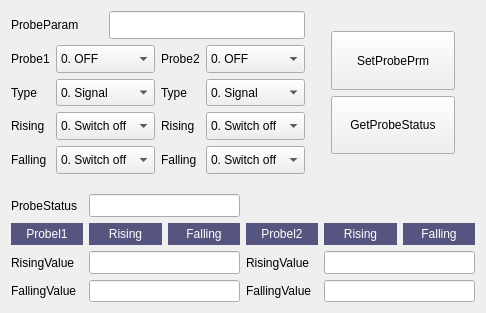
<?xml version="1.0" encoding="UTF-8"?>
<ui version="4.0">
 <class>ecatProb</class>
 <widget class="QWidget" name="ecatProb">
  <property name="geometry">
   <rect>
    <x>0</x>
    <y>0</y>
    <width>486</width>
    <height>313</height>
   </rect>
  </property>
  <property name="windowTitle">
   <string>ecatProb</string>
  </property>
  <property name="styleSheet">
   <string notr="true">QComboBox QAbstractItemView::item { min-height: 40px; min-width: 60px; }</string>
  </property>
  <layout class="QVBoxLayout" name="verticalLayout_2" stretch="3,2">
   <property name="spacing">
    <number>20</number>
   </property>
   <item>
    <layout class="QHBoxLayout" name="horizontalLayout">
     <item>
      <layout class="QGridLayout" name="gridLayout">
       <property name="verticalSpacing">
        <number>6</number>
       </property>
       <item row="0" column="0" colspan="2">
        <widget class="QLabel" name="label_9">
         <property name="text">
          <string>ProbeParam</string>
         </property>
        </widget>
       </item>
       <item row="0" column="2" colspan="3">
        <widget class="QLineEdit" name="lineEdit_probelPrm">
         <property name="sizePolicy">
          <sizepolicy hsizetype="Expanding" vsizetype="Preferred">
           <horstretch>0</horstretch>
           <verstretch>0</verstretch>
          </sizepolicy>
         </property>
         <property name="readOnly">
          <bool>true</bool>
         </property>
        </widget>
       </item>
       <item row="1" column="0">
        <widget class="QLabel" name="label">
         <property name="text">
          <string>Probe1</string>
         </property>
        </widget>
       </item>
       <item row="1" column="1" colspan="2">
        <widget class="QComboBox" name="comboBox_probel1">
         <property name="sizePolicy">
          <sizepolicy hsizetype="Preferred" vsizetype="Preferred">
           <horstretch>0</horstretch>
           <verstretch>0</verstretch>
          </sizepolicy>
         </property>
         <item>
          <property name="text">
           <string>0. OFF</string>
          </property>
         </item>
         <item>
          <property name="text">
           <string>1. Enable</string>
          </property>
         </item>
        </widget>
       </item>
       <item row="1" column="3">
        <widget class="QLabel" name="label_5">
         <property name="text">
          <string>Probe2</string>
         </property>
        </widget>
       </item>
       <item row="1" column="4">
        <widget class="QComboBox" name="comboBox_probel2">
         <property name="sizePolicy">
          <sizepolicy hsizetype="Preferred" vsizetype="Preferred">
           <horstretch>0</horstretch>
           <verstretch>0</verstretch>
          </sizepolicy>
         </property>
         <item>
          <property name="text">
           <string>0. OFF</string>
          </property>
         </item>
         <item>
          <property name="text">
           <string>1. Enable</string>
          </property>
         </item>
        </widget>
       </item>
       <item row="2" column="0">
        <widget class="QLabel" name="label_2">
         <property name="text">
          <string>Type</string>
         </property>
        </widget>
       </item>
       <item row="2" column="1" colspan="2">
        <widget class="QComboBox" name="comboBox_type1">
         <property name="sizePolicy">
          <sizepolicy hsizetype="Preferred" vsizetype="Preferred">
           <horstretch>0</horstretch>
           <verstretch>0</verstretch>
          </sizepolicy>
         </property>
         <item>
          <property name="text">
           <string>0. Signal</string>
          </property>
         </item>
         <item>
          <property name="text">
           <string>1. Continous</string>
          </property>
         </item>
        </widget>
       </item>
       <item row="2" column="3">
        <widget class="QLabel" name="label_6">
         <property name="text">
          <string>Type</string>
         </property>
        </widget>
       </item>
       <item row="2" column="4">
        <widget class="QComboBox" name="comboBox_type2">
         <property name="sizePolicy">
          <sizepolicy hsizetype="Preferred" vsizetype="Preferred">
           <horstretch>0</horstretch>
           <verstretch>0</verstretch>
          </sizepolicy>
         </property>
         <item>
          <property name="text">
           <string>0. Signal</string>
          </property>
         </item>
         <item>
          <property name="text">
           <string>1. Continous</string>
          </property>
         </item>
        </widget>
       </item>
       <item row="3" column="0">
        <widget class="QLabel" name="label_3">
         <property name="text">
          <string>Rising</string>
         </property>
        </widget>
       </item>
       <item row="3" column="1" colspan="2">
        <widget class="QComboBox" name="comboBox_rising1">
         <property name="sizePolicy">
          <sizepolicy hsizetype="Preferred" vsizetype="Preferred">
           <horstretch>0</horstretch>
           <verstretch>0</verstretch>
          </sizepolicy>
         </property>
         <item>
          <property name="text">
           <string>0. Switch off</string>
          </property>
         </item>
         <item>
          <property name="text">
           <string>1. Switch on</string>
          </property>
         </item>
        </widget>
       </item>
       <item row="3" column="3">
        <widget class="QLabel" name="label_7">
         <property name="text">
          <string>Rising</string>
         </property>
        </widget>
       </item>
       <item row="3" column="4">
        <widget class="QComboBox" name="comboBox_rising2">
         <property name="sizePolicy">
          <sizepolicy hsizetype="Preferred" vsizetype="Preferred">
           <horstretch>0</horstretch>
           <verstretch>0</verstretch>
          </sizepolicy>
         </property>
         <item>
          <property name="text">
           <string>0. Switch off</string>
          </property>
         </item>
         <item>
          <property name="text">
           <string>1. Switch on</string>
          </property>
         </item>
        </widget>
       </item>
       <item row="4" column="0">
        <widget class="QLabel" name="label_4">
         <property name="text">
          <string>Falling</string>
         </property>
        </widget>
       </item>
       <item row="4" column="1" colspan="2">
        <widget class="QComboBox" name="comboBox_falling1">
         <property name="sizePolicy">
          <sizepolicy hsizetype="Preferred" vsizetype="Preferred">
           <horstretch>0</horstretch>
           <verstretch>0</verstretch>
          </sizepolicy>
         </property>
         <item>
          <property name="text">
           <string>0. Switch off</string>
          </property>
         </item>
         <item>
          <property name="text">
           <string>1. Switch on</string>
          </property>
         </item>
        </widget>
       </item>
       <item row="4" column="3">
        <widget class="QLabel" name="label_8">
         <property name="text">
          <string>Falling</string>
         </property>
        </widget>
       </item>
       <item row="4" column="4">
        <widget class="QComboBox" name="comboBox_falling2">
         <property name="sizePolicy">
          <sizepolicy hsizetype="Preferred" vsizetype="Preferred">
           <horstretch>0</horstretch>
           <verstretch>0</verstretch>
          </sizepolicy>
         </property>
         <item>
          <property name="text">
           <string>0. Switch off</string>
          </property>
         </item>
         <item>
          <property name="text">
           <string>1. Switch on</string>
          </property>
         </item>
        </widget>
       </item>
      </layout>
     </item>
     <item>
      <layout class="QVBoxLayout" name="verticalLayout">
       <property name="margin">
        <number>20</number>
       </property>
       <item>
        <widget class="QPushButton" name="pushButton_set">
         <property name="sizePolicy">
          <sizepolicy hsizetype="Minimum" vsizetype="Preferred">
           <horstretch>0</horstretch>
           <verstretch>0</verstretch>
          </sizepolicy>
         </property>
         <property name="text">
          <string>SetProbePrm</string>
         </property>
        </widget>
       </item>
       <item>
        <widget class="QPushButton" name="pushButton_get">
         <property name="sizePolicy">
          <sizepolicy hsizetype="Minimum" vsizetype="Preferred">
           <horstretch>0</horstretch>
           <verstretch>0</verstretch>
          </sizepolicy>
         </property>
         <property name="text">
          <string>GetProbeStatus</string>
         </property>
         <property name="checkable">
          <bool>true</bool>
         </property>
        </widget>
       </item>
      </layout>
     </item>
    </layout>
   </item>
   <item>
    <layout class="QGridLayout" name="gridLayout_2">
     <property name="verticalSpacing">
      <number>6</number>
     </property>
     <item row="0" column="0">
      <widget class="QLabel" name="label_10">
       <property name="text">
        <string>ProbeStatus</string>
       </property>
      </widget>
     </item>
     <item row="1" column="2">
      <widget class="QLabel" name="label_falling1">
       <property name="styleSheet">
        <string notr="true">background-color: rgb(85, 85, 127);
color: rgb(255, 255, 255);
border:0;
</string>
       </property>
       <property name="text">
        <string>Falling</string>
       </property>
       <property name="alignment">
        <set>Qt::AlignCenter</set>
       </property>
      </widget>
     </item>
     <item row="2" column="0">
      <widget class="QLabel" name="label_15">
       <property name="text">
        <string>RisingValue</string>
       </property>
      </widget>
     </item>
     <item row="2" column="1" colspan="2">
      <widget class="QLineEdit" name="lineEdit_risingValue1">
       <property name="sizePolicy">
        <sizepolicy hsizetype="Expanding" vsizetype="Preferred">
         <horstretch>0</horstretch>
         <verstretch>0</verstretch>
        </sizepolicy>
       </property>
       <property name="readOnly">
        <bool>true</bool>
       </property>
      </widget>
     </item>
     <item row="2" column="4">
      <widget class="QLabel" name="label_20">
       <property name="text">
        <string>RisingValue</string>
       </property>
      </widget>
     </item>
     <item row="2" column="5" colspan="2">
      <widget class="QLineEdit" name="lineEdit_risingValue2">
       <property name="sizePolicy">
        <sizepolicy hsizetype="Expanding" vsizetype="Preferred">
         <horstretch>0</horstretch>
         <verstretch>0</verstretch>
        </sizepolicy>
       </property>
       <property name="readOnly">
        <bool>true</bool>
       </property>
      </widget>
     </item>
     <item row="3" column="0">
      <widget class="QLabel" name="label_fallingValue1">
       <property name="text">
        <string>FallingValue</string>
       </property>
      </widget>
     </item>
     <item row="3" column="1" colspan="2">
      <widget class="QLineEdit" name="lineEdit_fallingValue1">
       <property name="sizePolicy">
        <sizepolicy hsizetype="Expanding" vsizetype="Preferred">
         <horstretch>0</horstretch>
         <verstretch>0</verstretch>
        </sizepolicy>
       </property>
       <property name="readOnly">
        <bool>true</bool>
       </property>
      </widget>
     </item>
     <item row="3" column="4">
      <widget class="QLabel" name="label_21">
       <property name="text">
        <string>FallingValue</string>
       </property>
      </widget>
     </item>
     <item row="3" column="5" colspan="2">
      <widget class="QLineEdit" name="lineEdit_fallingValue2">
       <property name="sizePolicy">
        <sizepolicy hsizetype="Expanding" vsizetype="Preferred">
         <horstretch>0</horstretch>
         <verstretch>0</verstretch>
        </sizepolicy>
       </property>
       <property name="readOnly">
        <bool>true</bool>
       </property>
      </widget>
     </item>
     <item row="0" column="1" colspan="2">
      <widget class="QLineEdit" name="lineEdit_probelSts">
       <property name="sizePolicy">
        <sizepolicy hsizetype="Expanding" vsizetype="Preferred">
         <horstretch>0</horstretch>
         <verstretch>0</verstretch>
        </sizepolicy>
       </property>
       <property name="readOnly">
        <bool>true</bool>
       </property>
      </widget>
     </item>
     <item row="1" column="0">
      <widget class="QLabel" name="label_probel1">
       <property name="styleSheet">
        <string notr="true">background-color: rgb(85, 85, 127);
color: rgb(255, 255, 255);
border:0;
</string>
       </property>
       <property name="text">
        <string>Probel1</string>
       </property>
       <property name="alignment">
        <set>Qt::AlignCenter</set>
       </property>
      </widget>
     </item>
     <item row="1" column="1">
      <widget class="QLabel" name="label_rising1">
       <property name="styleSheet">
        <string notr="true">background-color: rgb(85, 85, 127);
color: rgb(255, 255, 255);
border:0;
</string>
       </property>
       <property name="text">
        <string>Rising</string>
       </property>
       <property name="alignment">
        <set>Qt::AlignCenter</set>
       </property>
      </widget>
     </item>
     <item row="1" column="4">
      <widget class="QLabel" name="label_probel2">
       <property name="styleSheet">
        <string notr="true">background-color: rgb(85, 85, 127);
color: rgb(255, 255, 255);
border:0;
</string>
       </property>
       <property name="text">
        <string>Probel2</string>
       </property>
       <property name="alignment">
        <set>Qt::AlignCenter</set>
       </property>
      </widget>
     </item>
     <item row="1" column="5">
      <widget class="QLabel" name="label_rising2">
       <property name="styleSheet">
        <string notr="true">background-color: rgb(85, 85, 127);
color: rgb(255, 255, 255);
border:0;
</string>
       </property>
       <property name="text">
        <string>Rising</string>
       </property>
       <property name="alignment">
        <set>Qt::AlignCenter</set>
       </property>
      </widget>
     </item>
     <item row="1" column="6">
      <widget class="QLabel" name="label_falling2">
       <property name="styleSheet">
        <string notr="true">background-color: rgb(85, 85, 127);
color: rgb(255, 255, 255);
border:0;
</string>
       </property>
       <property name="text">
        <string>Falling</string>
       </property>
       <property name="alignment">
        <set>Qt::AlignCenter</set>
       </property>
      </widget>
     </item>
    </layout>
   </item>
  </layout>
 </widget>
 <layoutdefault spacing="6" margin="11"/>
 <resources/>
 <connections/>
</ui>
